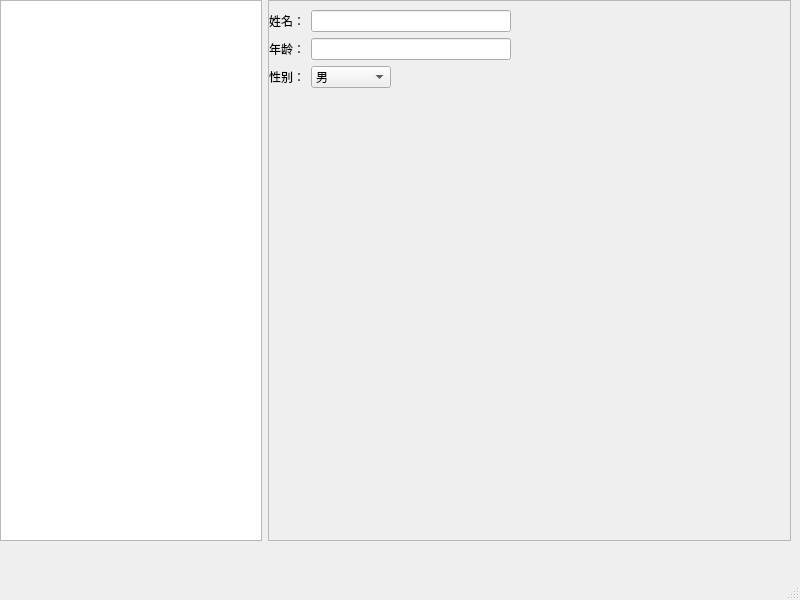
<?xml version="1.0" encoding="UTF-8"?>
<ui version="4.0">
 <class>MainWindow</class>
 <widget class="QMainWindow" name="MainWindow">
  <property name="geometry">
   <rect>
    <x>0</x>
    <y>0</y>
    <width>800</width>
    <height>600</height>
   </rect>
  </property>
  <property name="windowTitle">
   <string>MainWindow</string>
  </property>
  <widget class="QWidget" name="centralwidget">
   <widget class="QWidget" name="horizontalLayoutWidget">
    <property name="geometry">
     <rect>
      <x>0</x>
      <y>0</y>
      <width>791</width>
      <height>541</height>
     </rect>
    </property>
    <layout class="QHBoxLayout" name="horizontalLayout">
     <item>
      <widget class="QTreeView" name="treeView">
       <property name="sizePolicy">
        <sizepolicy hsizetype="Expanding" vsizetype="Expanding">
         <horstretch>1</horstretch>
         <verstretch>0</verstretch>
        </sizepolicy>
       </property>
      </widget>
     </item>
     <item>
      <widget class="QFrame" name="frame">
       <property name="sizePolicy">
        <sizepolicy hsizetype="Expanding" vsizetype="Preferred">
         <horstretch>2</horstretch>
         <verstretch>0</verstretch>
        </sizepolicy>
       </property>
       <property name="frameShape">
        <enum>QFrame::StyledPanel</enum>
       </property>
       <property name="frameShadow">
        <enum>QFrame::Raised</enum>
       </property>
       <widget class="QWidget" name="formLayoutWidget">
        <property name="geometry">
         <rect>
          <x>1</x>
          <y>10</y>
          <width>521</width>
          <height>531</height>
         </rect>
        </property>
        <layout class="QFormLayout" name="formLayout">
         <item row="0" column="0">
          <widget class="QLabel" name="label">
           <property name="text">
            <string>姓名：</string>
           </property>
          </widget>
         </item>
         <item row="0" column="1">
          <widget class="QLineEdit" name="lineEdit">
           <property name="enabled">
            <bool>true</bool>
           </property>
           <property name="sizePolicy">
            <sizepolicy hsizetype="Fixed" vsizetype="Fixed">
             <horstretch>0</horstretch>
             <verstretch>0</verstretch>
            </sizepolicy>
           </property>
           <property name="minimumSize">
            <size>
             <width>40</width>
             <height>20</height>
            </size>
           </property>
           <property name="maximumSize">
            <size>
             <width>200</width>
             <height>16777215</height>
            </size>
           </property>
           <property name="sizeIncrement">
            <size>
             <width>0</width>
             <height>0</height>
            </size>
           </property>
           <property name="cursorPosition">
            <number>0</number>
           </property>
          </widget>
         </item>
         <item row="1" column="0">
          <widget class="QLabel" name="label_3">
           <property name="text">
            <string>年龄：</string>
           </property>
          </widget>
         </item>
         <item row="2" column="0">
          <widget class="QLabel" name="label_4">
           <property name="text">
            <string>性别：</string>
           </property>
          </widget>
         </item>
         <item row="2" column="1">
          <widget class="QComboBox" name="comboBox">
           <property name="minimumSize">
            <size>
             <width>0</width>
             <height>0</height>
            </size>
           </property>
           <property name="maximumSize">
            <size>
             <width>80</width>
             <height>16777215</height>
            </size>
           </property>
           <item>
            <property name="text">
             <string>男</string>
            </property>
           </item>
           <item>
            <property name="text">
             <string>女</string>
            </property>
           </item>
          </widget>
         </item>
         <item row="1" column="1">
          <widget class="QLineEdit" name="lineEdit_3">
           <property name="enabled">
            <bool>true</bool>
           </property>
           <property name="sizePolicy">
            <sizepolicy hsizetype="Fixed" vsizetype="Fixed">
             <horstretch>0</horstretch>
             <verstretch>0</verstretch>
            </sizepolicy>
           </property>
           <property name="minimumSize">
            <size>
             <width>40</width>
             <height>20</height>
            </size>
           </property>
           <property name="maximumSize">
            <size>
             <width>200</width>
             <height>16777215</height>
            </size>
           </property>
           <property name="sizeIncrement">
            <size>
             <width>0</width>
             <height>0</height>
            </size>
           </property>
           <property name="cursorPosition">
            <number>0</number>
           </property>
          </widget>
         </item>
        </layout>
       </widget>
      </widget>
     </item>
    </layout>
   </widget>
  </widget>
  <widget class="QMenuBar" name="menubar">
   <property name="geometry">
    <rect>
     <x>0</x>
     <y>0</y>
     <width>800</width>
     <height>26</height>
    </rect>
   </property>
  </widget>
  <widget class="QStatusBar" name="statusbar"/>
 </widget>
 <resources/>
 <connections/>
</ui>
